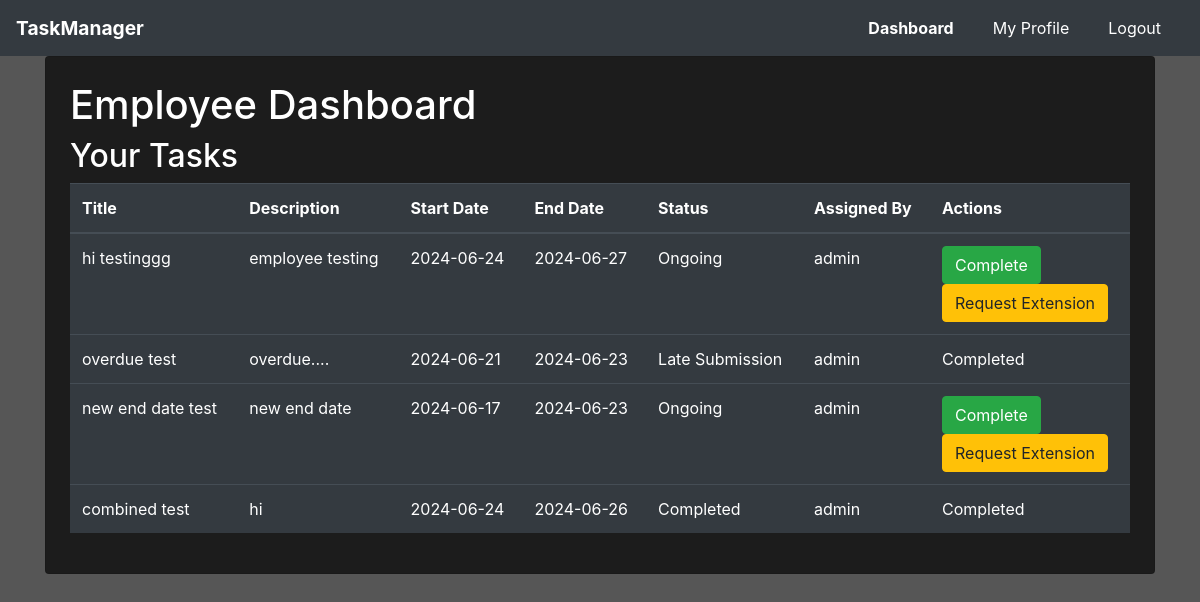
Screenshot of /employee/dashboard (signed in) with the database file from the repository.
### website/models.py (models this page shows, shortened)
class TaskAssignment(db.Model):
    id = db.Column(db.Integer, primary_key=True)
    user_id = db.Column(db.Integer, db.ForeignKey('user.id', ondelete='CASCADE'), nullable=False)
    task_id = db.Column(db.Integer, db.ForeignKey('task.id', ondelete='CASCADE'), nullable=False)
    completed = db.Column(db.Boolean, default=False)
    completion_date = db.Column(db.Date)
    task = db.relationship('Task', back_populates='assignments')

class Task(db.Model):
    id = db.Column(db.Integer, primary_key=True)
    title = db.Column(db.String(150), nullable=False)
    description = db.Column(db.Text, nullable=False)
    category = db.Column(db.String(100), nullable=False)  # New field for category
    start_date = db.Column(db.Date, nullable=False)
    end_date = db.Column(db.Date, nullable=False)
    status = db.Column(db.String(50), nullable=False, default='Ongoing')
    assigned_by = db.Column(db.Integer, db.ForeignKey('user.id', ondelete='CASCADE'), nullable=False)
    assignments = db.relationship('TaskAssignment', back_populates='task', cascade="all, delete-orphan")
    extension_requests = db.relationship('ExtensionRequest', back_populates='task', cascade="all, delete-orphan")

class User(UserMixin, db.Model):
    id = db.Column(db.Integer, primary_key=True)
    username = db.Column(db.String(150), unique=True, nullable=False)
    password = db.Column(db.String(150), nullable=False)
    role = db.Column(db.String(50), nullable=False)
    email = db.Column(db.String(150), unique=True, nullable=False)
    assigned_tasks = db.relationship('TaskAssignment', backref='assigned_to', lazy=True, cascade="all, delete-orphan")
    tasks_assigned = db.relationship('Task', backref=db.backref('assigned_by_user'), lazy=True)
    extension_requests = db.relationship('ExtensionRequest', back_populates='requesting_user', lazy=True, overlaps="user", cascade="all, delete-orphan")

### website/routes.py (the view)
@main.route('/employee/dashboard')
@login_required
def employee_dashboard():
    if current_user.role != 'employee':
        return redirect(url_for('main.home'))
    tasks = TaskAssignment.query.filter_by(user_id=current_user.id).all()
    return render_template('employee/dashboard.html', tasks=tasks)

### website/templates/employee/dashboard.html (shortened to what this page needs)
{% extends "base.html" %}
{% block navbar %}
<nav class="navbar navbar-expand-lg navbar-dark">
  <a class="navbar-brand" href="#">TaskManager</a>
  <div class="collapse navbar-collapse" id="navbarNav">
    <ul class="navbar-nav ml-auto">
      <li class="nav-item active">
        <a class="nav-link" href="{{ url_for('main.employee_dashboard') }}">Dashboard</a>
      </li>
      <li class="nav-item">
        <a class="nav-link" href="{{ url_for('main.my_profile') }}">My Profile</a>
      </li>
      <li class="nav-item">
        <a class="nav-link" href="{{ url_for('auth.logout') }}">Logout</a>
      </li>
    </ul>
  </div>
</nav>
{% endblock %}
{% block content %}
<div class="container">
  <div class="card p-4" style="background-color: #1c1c1c; color: #ffffff;">
    <h1>Employee Dashboard</h1>
    <h2>Your Tasks</h2>
    <table class="table table-dark">
      <thead>
        <tr>
          <th>Title</th>
          <th>Description</th>
          <th>Start Date</th>
          <th>End Date</th>
          <th>Status</th>
          <th>Assigned By</th>
          <th>Actions</th>
        </tr>
      </thead>
      <tbody>
        {% for task_assignment in tasks %}
        <tr>
          <td>{{ task_assignment.task.title }}</td>
          <td>{{ task_assignment.task.description }}</td>
          <td>{{ task_assignment.task.start_date }}</td>
          <td>{{ task_assignment.task.end_date }}</td>
          <td>{{ task_assignment.task.status }}</td>
          <td>{{ task_assignment.task.assigned_by_user.username }}</td>
          <td>
            {% if not task_assignment.completed %}
            <form method="POST" action="{{ url_for('main.complete_task', task_id=task_assignment.task.id) }}">
              <button type="submit" class="btn btn-success">Complete</button>
            </form>
            <button class="btn btn-warning" data-toggle="modal" data-target="#requestExtensionModal-{{ task_assignment.task.id }}">Request Extension</button>
            {% else %}
            Completed
            {% endif %}
          </td>
        </tr>
        {% endfor %}
      </tbody>
    </table>
  </div>
</div>
{% endblock %}

### website/static/home.css (style rules this page uses)
.navbar { padding: 0.5rem 1rem; }
.navbar-brand { font-size: 1.2rem; font-weight: bold; }
.navbar-nav { margin-left: auto; }
.nav-link { font-size: 1rem; margin: 0 0.5rem; }
.active>.nav-link, .nav-link.active { font-weight: bold; }

### website/static/dark-theme.css (style rules this page uses)
body { background-color: #565656; color: #000000; }
.navbar { background-color: #343a40; }
.navbar-brand { font-weight: bold; color: #ffffff !important; }
.navbar-nav .nav-item .nav-link { color: #ffffff !important; margin-right: 15px; }

### rows the page displays
TaskAssignment: task "hi testinggg", task.description "employee testing", task.start_date "2024-06-24", task.end_date "2024-06-27", task.status "Ongoing", task.assigned_by_user.username "admin"
TaskAssignment: task "overdue test", task.description "overdue....", task.start_date "2024-06-21", task.end_date "2024-06-23", task.status "Late Submission", task.assigned_by_user.username "admin", completed "Completed"
TaskAssignment: task "new end date test", task.description "new end date", task.start_date "2024-06-17", task.end_date "2024-06-23", task.status "Ongoing", task.assigned_by_user.username "admin"
TaskAssignment: task "combined test", task.description "hi", task.start_date "2024-06-24", task.end_date "2024-06-26", task.status "Completed", task.assigned_by_user.username "admin", completed "Completed"
